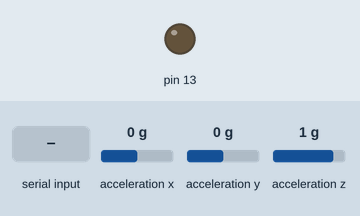
Recording of a sketch running on a simulated Arduino Uno, built for the host (arithmetic inside an expression is 32-bit, double 64-bit). Parts: output pins drawn as LEDs (lit = HIGH). The inputs (shaded band) are chosen by the test bench; at power-on: acceleration x 0 g, acceleration y 0 g, acceleration z 1 g. What the sketch prints to the serial monitor is not drawn.

Above: at 1.2 s.
1.3 s: "1" received over Serial
At 2.1 s:
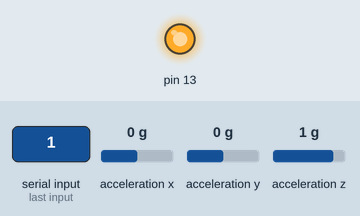
Timing chart, 0 to 4.3 s (numbered marks = the images above; inputs shaded):
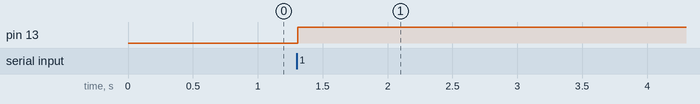

Measured:
- after the input at 1.3 s, pin 13: LOW → HIGH at once

The sketch:

arduinoToBlenderToArduino.ino
```cpp
#include "CurieIMU.h"
float ax, ay, az;

int data;

void setup()
{
  Serial.begin(9600);
  pinMode(13, OUTPUT);
  digitalWrite (13, LOW);

  CurieIMU.begin();
  CurieIMU.setAccelerometerRange(2);

}

void loop()
{
  CurieIMU.readAccelerometerScaled(ax, ay, az);
  delay(10);
  Serial.print(ax);
  Serial.print(":");
  Serial.print(ay);
  Serial.println();
  Serial.flush();

  while (Serial.available())
  {
    data = Serial.read();
  }
  if (data == '1') {
    digitalWrite (13, HIGH);
    delay(5000);
  }
  if (data == '0') {
    digitalWrite (13, LOW);
  }
}
```
